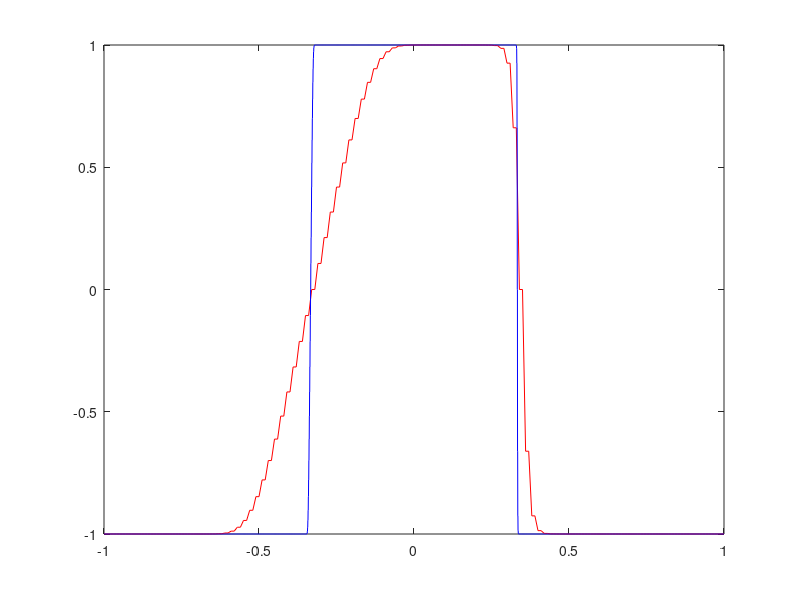

Write the MATLAB code that produced this figure.
M = zeros(38, 201);
delta_x = 0.01;
delta_t = 0.8*0.01;
lambda = 0.8;
x_data_1 = linspace(-1, 1, 201);
x_data_2 = linspace(-1, 1, 5001);
for i = 1:201
    if (abs(2*i/200 - 51/50) < (1/3))
        M(1, i) = 1;
    else
        M(1, i) = -1;
    end
end

for row = 2:38
    for col = 2:200
        M(row, col) = 0.5*(M(row-1, col+1) + M(row-1, col-1))*(1-0.4*0.5*(M(row-1, col+1)-M(row-1, col-1)));
    end
    M(row, 1) = 0.5*(M(row-1, 200) + M(row-1, 2))*(1-0.4*0.5*(M(row-1, 2)-M(row-1, 200)));
    M(row, 201) = M(row, 1);
end
M
N = zeros(38, 5001);
for i = 1:5001
    if (abs(2*i/5000 - 2501/2500) < (1/3))
        N(1, i) = 1;
    else
        N(1, i) = -1;
    end
end

for row = 2:38
    for col = 2:5000
        N(row, col) = 0.5*(N(row-1, col+1) + N(row-1, col-1))*(1-0.4*0.5*(N(row-1, col+1)-N(row-1, col-1)));
    end
    N(row, 1) = 0.5*(N(row-1, 5000) + N(row-1, 2))*(1-0.4*0.5*(N(row-1, 2)-N(row-1, 5000)));
    N(row, 5001) = N(row, 1);
end
plot(x_data_1, M(38, :), 'r', linspace(-1, 1, 5001), N(38, :), 'b')
